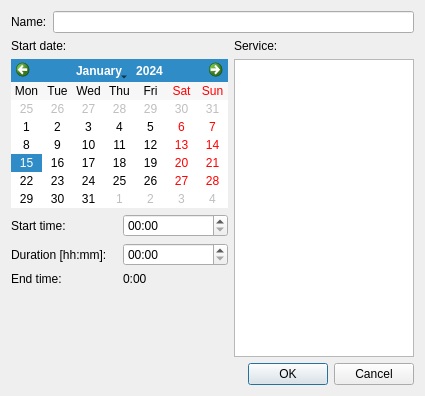
<?xml version="1.0" encoding="UTF-8"?>
<ui version="4.0">
 <class>AudioRecItemDialog</class>
 <widget class="QDialog" name="AudioRecItemDialog">
  <property name="geometry">
   <rect>
    <x>0</x>
    <y>0</y>
    <width>415</width>
    <height>396</height>
   </rect>
  </property>
  <property name="windowTitle">
   <string>Dialog</string>
  </property>
  <layout class="QGridLayout" name="gridLayout_2" columnstretch="0,1000">
   <item row="3" column="1">
    <widget class="QDialogButtonBox" name="buttonBox">
     <property name="orientation">
      <enum>Qt::Horizontal</enum>
     </property>
     <property name="standardButtons">
      <set>QDialogButtonBox::Cancel|QDialogButtonBox::Ok</set>
     </property>
    </widget>
   </item>
   <item row="2" column="0">
    <layout class="QVBoxLayout" name="verticalLayout">
     <item>
      <widget class="QCalendarWidget" name="startDateCalendar">
       <property name="sizePolicy">
        <sizepolicy hsizetype="Maximum" vsizetype="Maximum">
         <horstretch>0</horstretch>
         <verstretch>0</verstretch>
        </sizepolicy>
       </property>
       <property name="verticalHeaderFormat">
        <enum>QCalendarWidget::NoVerticalHeader</enum>
       </property>
       <property name="navigationBarVisible">
        <bool>true</bool>
       </property>
       <property name="dateEditEnabled">
        <bool>false</bool>
       </property>
      </widget>
     </item>
     <item>
      <layout class="QGridLayout" name="gridLayout">
       <item row="1" column="0">
        <widget class="QLabel" name="durationLabel">
         <property name="text">
          <string>Duration [hh:mm]:</string>
         </property>
        </widget>
       </item>
       <item row="2" column="0">
        <widget class="QLabel" name="endTimeLabel">
         <property name="text">
          <string>End time:</string>
         </property>
        </widget>
       </item>
       <item row="1" column="1">
        <widget class="QTimeEdit" name="durationEdit">
         <property name="displayFormat">
          <string>HH:mm</string>
         </property>
        </widget>
       </item>
       <item row="0" column="1">
        <widget class="QTimeEdit" name="startTimeEdit">
         <property name="displayFormat">
          <string>HH:mm</string>
         </property>
         <property name="timeSpec">
          <enum>Qt::UTC</enum>
         </property>
        </widget>
       </item>
       <item row="0" column="0">
        <widget class="QLabel" name="startTimeLabel">
         <property name="text">
          <string>Start time:</string>
         </property>
        </widget>
       </item>
       <item row="2" column="1">
        <widget class="QLabel" name="endTime">
         <property name="text">
          <string notr="true">0:00</string>
         </property>
        </widget>
       </item>
      </layout>
     </item>
     <item>
      <spacer name="verticalSpacer">
       <property name="orientation">
        <enum>Qt::Vertical</enum>
       </property>
       <property name="sizeHint" stdset="0">
        <size>
         <width>20</width>
         <height>94</height>
        </size>
       </property>
      </spacer>
     </item>
    </layout>
   </item>
   <item row="2" column="1">
    <widget class="QListView" name="servicelistView">
     <property name="minimumSize">
      <size>
       <width>180</width>
       <height>0</height>
      </size>
     </property>
    </widget>
   </item>
   <item row="0" column="0" colspan="2">
    <layout class="QHBoxLayout" name="horizontalLayout_3">
     <item>
      <widget class="QLabel" name="nameLabel">
       <property name="sizePolicy">
        <sizepolicy hsizetype="Preferred" vsizetype="Preferred">
         <horstretch>0</horstretch>
         <verstretch>0</verstretch>
        </sizepolicy>
       </property>
       <property name="text">
        <string>Name:</string>
       </property>
      </widget>
     </item>
     <item>
      <widget class="QLineEdit" name="nameEdit"/>
     </item>
    </layout>
   </item>
   <item row="1" column="0">
    <widget class="QLabel" name="startDateLabel">
     <property name="text">
      <string>Start date:</string>
     </property>
     <property name="alignment">
      <set>Qt::AlignLeading|Qt::AlignLeft|Qt::AlignTop</set>
     </property>
    </widget>
   </item>
   <item row="1" column="1">
    <widget class="QLabel" name="serviceLabel">
     <property name="text">
      <string>Service:</string>
     </property>
     <property name="alignment">
      <set>Qt::AlignLeading|Qt::AlignLeft|Qt::AlignTop</set>
     </property>
    </widget>
   </item>
  </layout>
 </widget>
 <resources/>
 <connections>
  <connection>
   <sender>buttonBox</sender>
   <signal>accepted()</signal>
   <receiver>AudioRecItemDialog</receiver>
   <slot>accept()</slot>
   <hints>
    <hint type="sourcelabel">
     <x>248</x>
     <y>254</y>
    </hint>
    <hint type="destinationlabel">
     <x>157</x>
     <y>274</y>
    </hint>
   </hints>
  </connection>
  <connection>
   <sender>buttonBox</sender>
   <signal>rejected()</signal>
   <receiver>AudioRecItemDialog</receiver>
   <slot>reject()</slot>
   <hints>
    <hint type="sourcelabel">
     <x>316</x>
     <y>260</y>
    </hint>
    <hint type="destinationlabel">
     <x>286</x>
     <y>274</y>
    </hint>
   </hints>
  </connection>
 </connections>
</ui>
